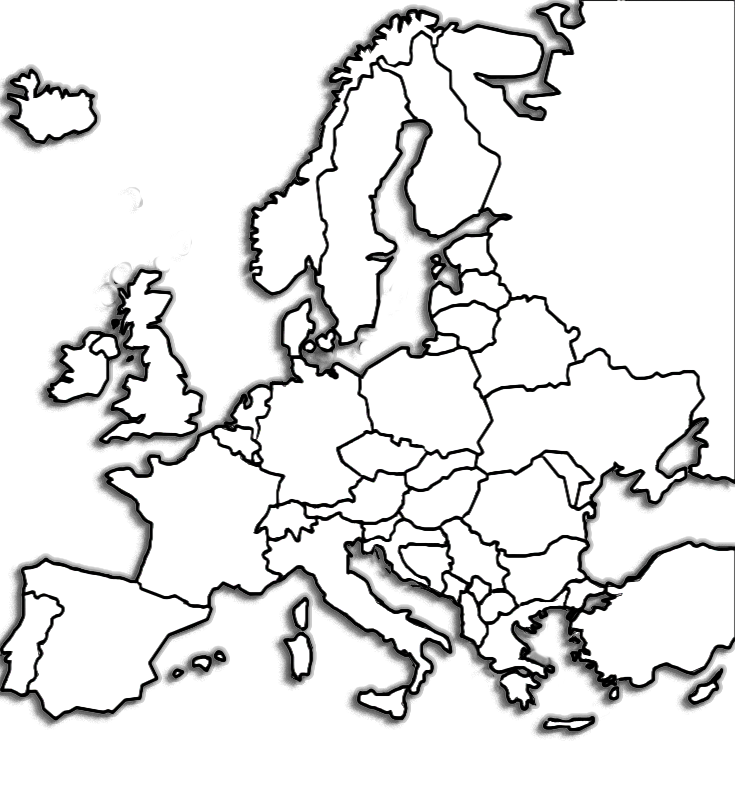
#> input picture map.png, 735 x 786 px, found by its file name
$ python main.py
#> lines starting #> are read from the running program, lines starting #| are printed output that depends on the picture
from PIL import Image

img = Image.open("map.png").convert("RGBA")
#> img is the input picture: PIL image 735x786 RGBA; mean R, G, B, A 136.8, 136.8, 136.8, 148.3

pixels = img.load()
for x in range(img.width):
    for y in range(img.height):
        r, g, b, a = pixels[x, y]

        if a < 255:
            pixels[x, y] = (r, g, b, 0)

img.save("map.png")
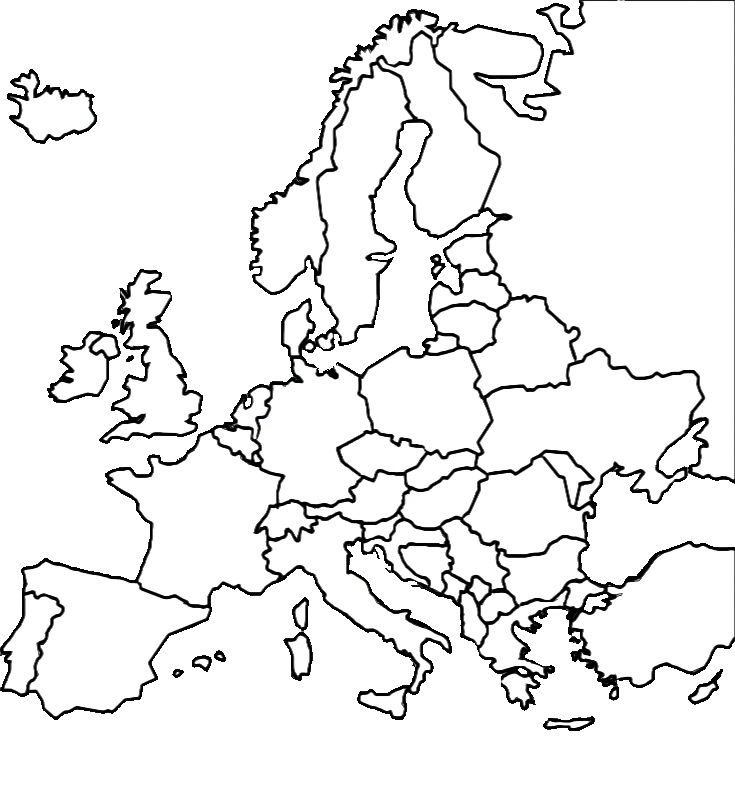
#> saved as map.png: PIL image 735x786 RGBA; mean R, G, B, A 136.8, 136.8, 136.8, 139.2; transparent parts drawn white
